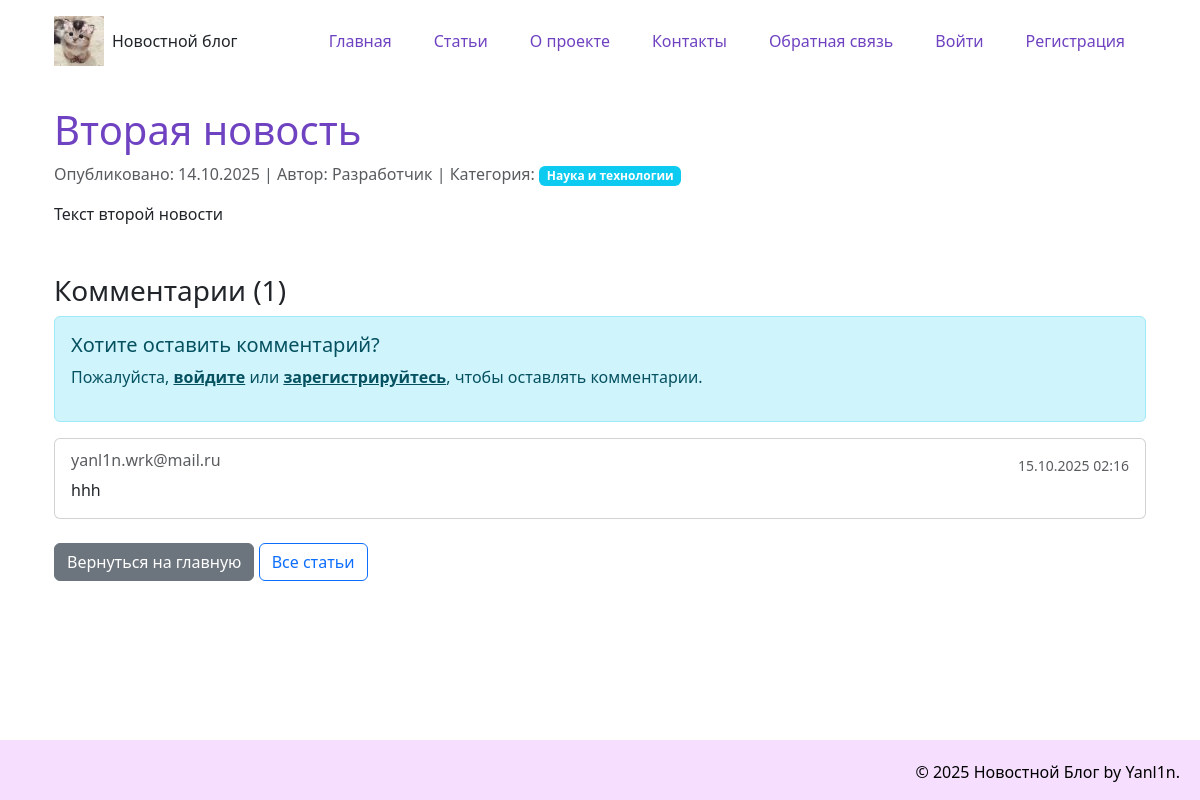
The page /news/2 on the database its author committed.
### models.py (models this page shows, shortened)
class Article(data_base.Model):
    __tablename__= "article"
    id = data_base.Column(data_base.Integer, primary_key = True)
    title = data_base.Column(data_base.String(200), nullable=False)
    text = data_base.Column(data_base.Text, nullable=False)
    date = data_base.Column(data_base.DateTime, default=datetime.utcnow)
    user_id = data_base.Column(data_base.Integer, data_base.ForeignKey('user.id'), nullable=False)
    category = data_base.Column(data_base.String(50), default='Общая')
    comment = data_base.relation('Comment', backref='article', lazy='dynamic')

class User(UserMixin, data_base.Model):
    __tablename__= "user"
    id = data_base.Column(data_base.Integer, primary_key = True)
    name = data_base.Column(data_base.String(100), nullable=False)
    email = data_base.Column(data_base.String(100), nullable=False)
    hashed_password = data_base.Column(data_base.String(200), nullable=False)
    date = data_base.Column(data_base.DateTime, default=datetime.utcnow)
    articles = data_base.relationship('Article', backref='author', lazy=True)

class Comment(data_base.Model):
    __tablename__="comment"
    id = data_base.Column(data_base.Integer, primary_key = True)
    text = data_base.Column(data_base.Text, nullable=False)
    date = data_base.Column(data_base.DateTime, default=datetime.utcnow)
    article_id = data_base.Column(data_base.Integer, data_base.ForeignKey('article.id'), nullable=False)
    author_name = data_base.Column(data_base.String(100), nullable=False)

### app.py (the view, shortened to what this page needs)
@app.route('/news/<int:id>', methods=['GET', 'POST'])
def news_article(id):
    article = Article.query.get_or_404(id)
    comments = Comment.query.filter_by(article_id=id).order_by(Comment.date.desc()).all()
    return render_template('article.html', article=article, current_date=date.today(), comments=comments)

### templates/article.html (shortened to what this page needs)
{% extends "base.html" %}
{% block content %}
<article>
    <header>
         <h1>
            {{article.title}}
        </h1>
        <p class="text-muted">
            Опубликовано: {{ article.date.strftime('%d.%m.%Y')}} |
            Автор: {{ article.author.name }} |
            Категория: <span class="badge bg-info">{{ article.category}}</span>
        </p>
    </header>
    <div class="article-content">
        {{ article.text|safe }}
    </div>
    <div class="mt-5">
        <h3>Комментарии ({{ comments|length }})</h3>
        {% if current_user.is_authenticated %}
        <div class="card mb-4">
            <div class="card-body">
                <h5 class="card-title">Добавить комментарий</h5>
                <p class="text-muted">Вы вошли как: {{ current_user.email }}</p>
                <form method="POST">
                    <div class="mb-3">
                        <label for="comment_text" class="form-label">Комментарий *</label>
                        <textarea class="form-control" id="comment_text" name="comment_text" rows="3" required
                                  placeholder="Введите ваш комментарий..."></textarea>
                    </div>
                    <button type="submit" class="btn btn-primary">Отправить комментарий</button>
                </form>
            </div>
        </div>
        {% else %}
        <div class="alert alert-info">
            <h5>Хотите оставить комментарий?</h5>
            <p>Пожалуйста, <a href="{{ url_for('login_page', next=request.url) }}" class="alert-link">войдите</a> или
               <a href="{{ url_for('register') }}" class="alert-link">зарегистрируйтесь</a>, чтобы оставлять комментарии.</p>
        </div>
        {% endif %}
        {% for comment in comments %}
        <div class="card mb-3">
            <div class="card-body">
                <div class="d-flex justify-content-between align-items-start">
                    <div>
                        <h6 class="card-subtitle mb-2 text-muted">{{ comment.author_name }}</h6>
                        <p class="card-text mb-0">{{ comment.text }}</p>
                    </div>
                    <small class="text-muted">{{ comment.date.strftime('%d.%m.%Y %H:%M') }}</small>
                </div>
            </div>
        </div>
        {% else %}
        <div class="alert alert-info">
            Пока нет комментариев. Будьте первым!
        </div>
        {% endfor %}
    </div>
    <div class="mt-4 mb-4 d-flex justify-content-between align-items-center">
    <div>
        <a href="{{ url_for('index') }}" class="btn btn-secondary">Вернуться на главную</a>
        <a href="{{ url_for('articles_list') }}" class="btn btn-outline-primary">Все статьи</a>
    </div>
</div>
</article>
{% endblock %}

### static/css/main.css (style rules this page uses)
body { display: flex; flex-direction: column; min-height: 100vh; }
h1 { color:#6f42c1; }

### rows shown on the page
Article: title "Вторая новость", date "14.10.2025", category "Наука и технологии", text "Текст второй новости"
User: author.name "Разработчик"
Comment: author_name "yanl1n.wrk@mail.ru", text "hhh", date "15.10.2025 02:16"

### other values the page prints
{{ comments|length }} "1"
